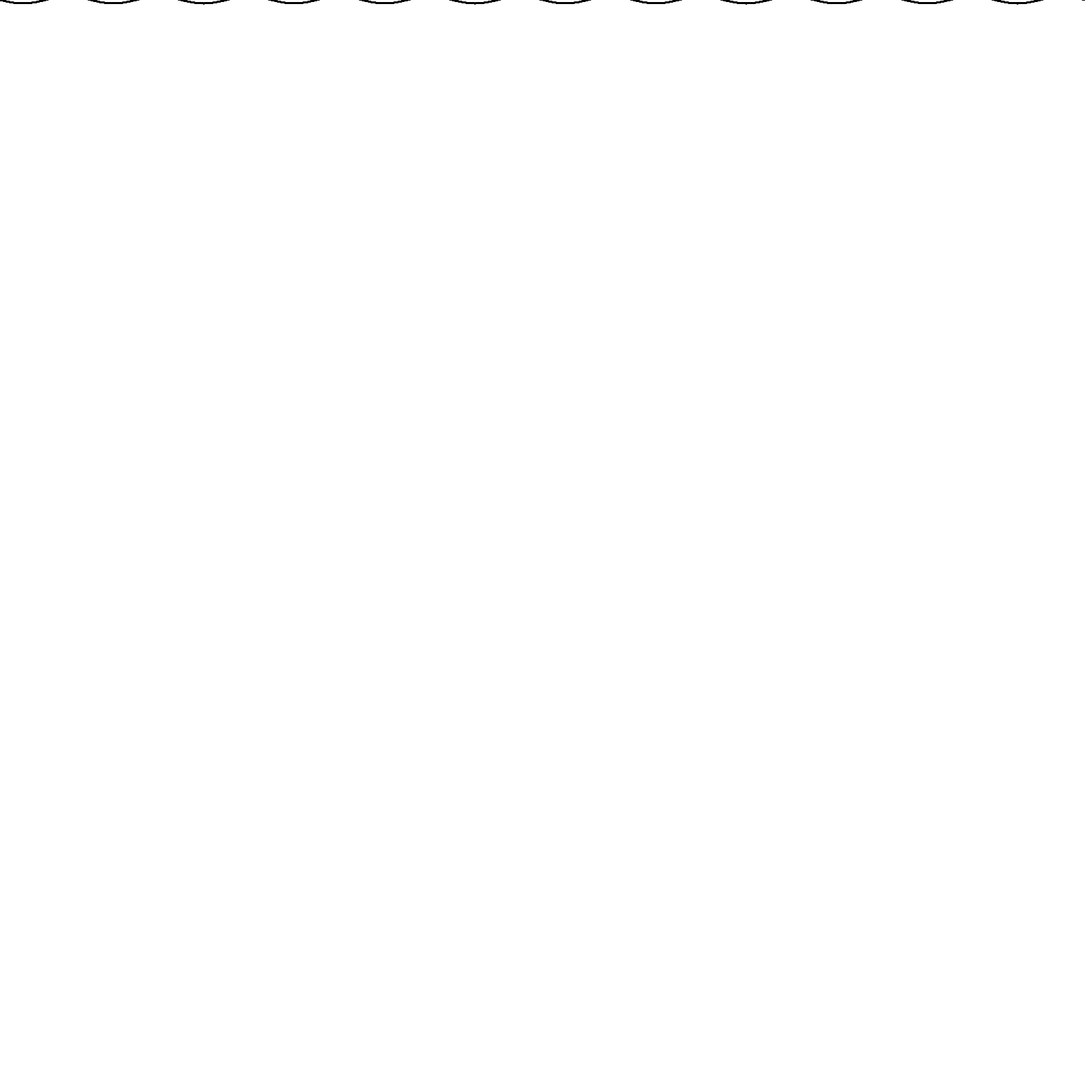
Frame 1 (no input)
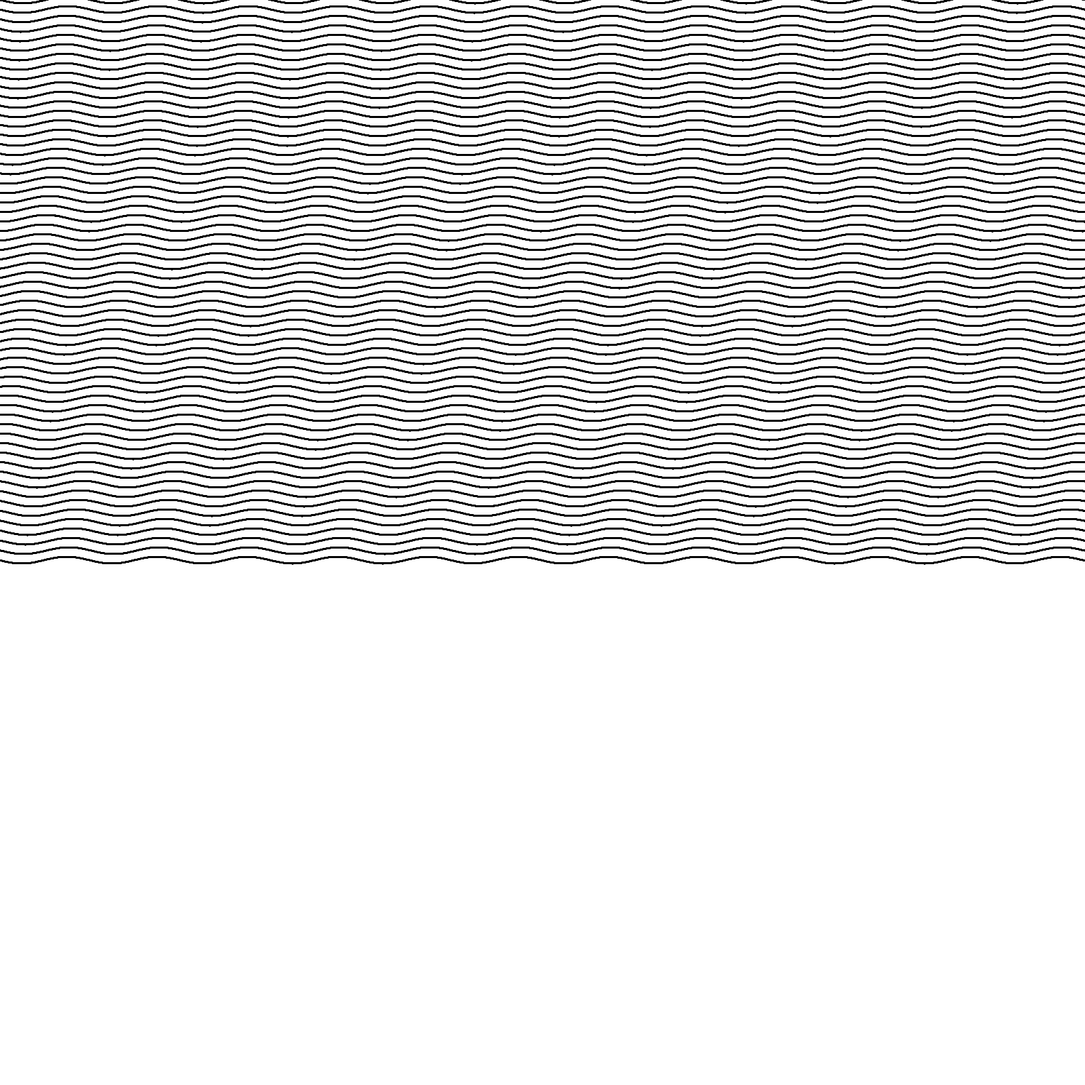
Frame 60 (the mouse pressed at the canvas centre just before this capture)
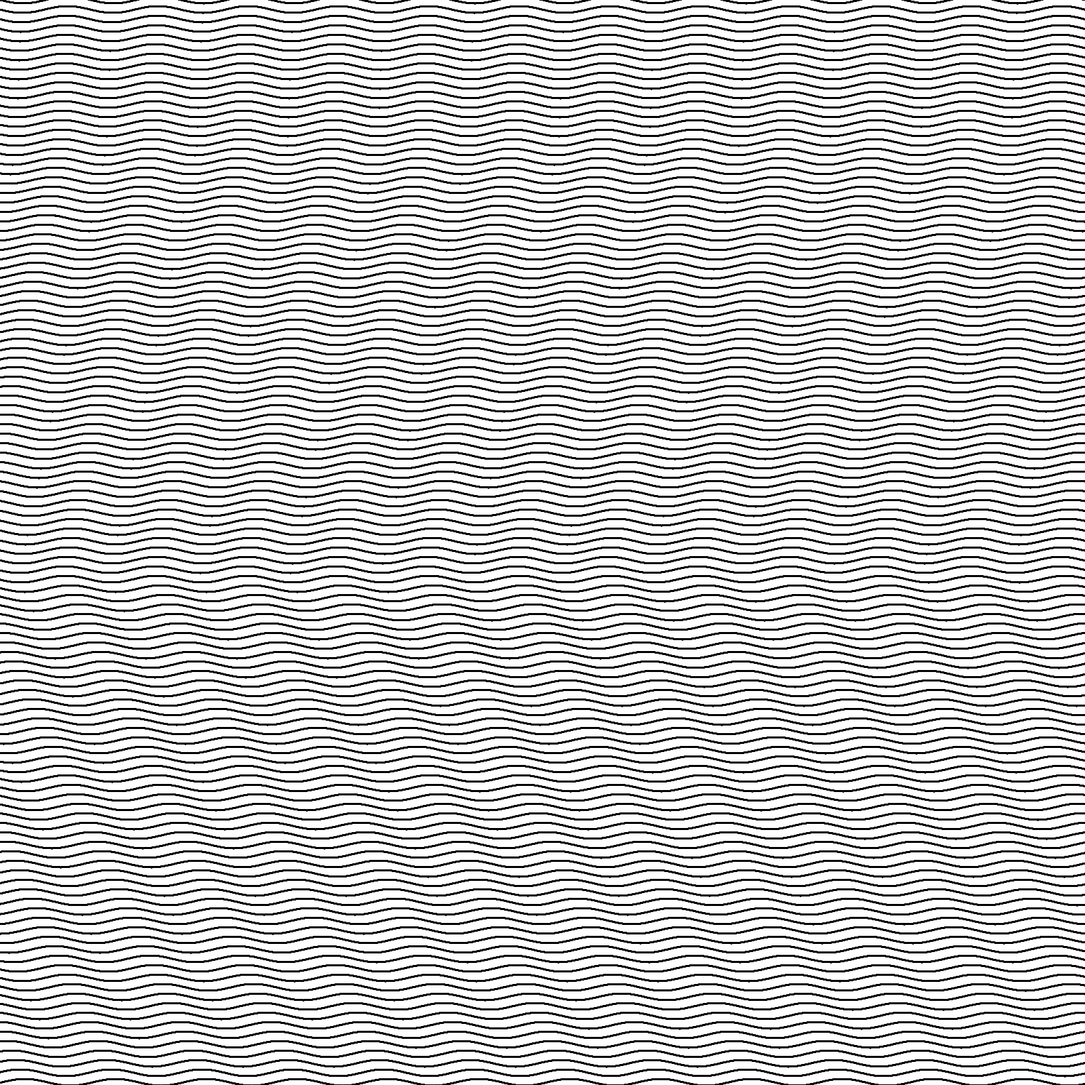
Frame 120 (the mouse held since frame 60 and released just before this capture)

The Processing sketch that drew these frames (run headless with seeded random() and noise(); from frame 60 on, the mouse is pressed at the canvas centre):

// Processing sketch: sketch_240328a
// ── sketch_240328a.pde
//This is my first sketch
float y = 0;
float angle0 = 0;
float amplitude = 5;
float waveGap = 14;
float frequencyShift = 2.7;

void setup(){
size(1600,1600);
background(255);
noFill();
strokeWeight(3);
frameRate(160);
}

void draw(){
  // draw from the top to the bottom
  if (y < height){
    float parserY = 0;
    for (int i=0; i<=width; i++){
      parserY = y + amplitude * sin(radians(angle0));
      point(i,parserY);
      angle0 += frequencyShift;
    }
    y +=waveGap;
  }
}
